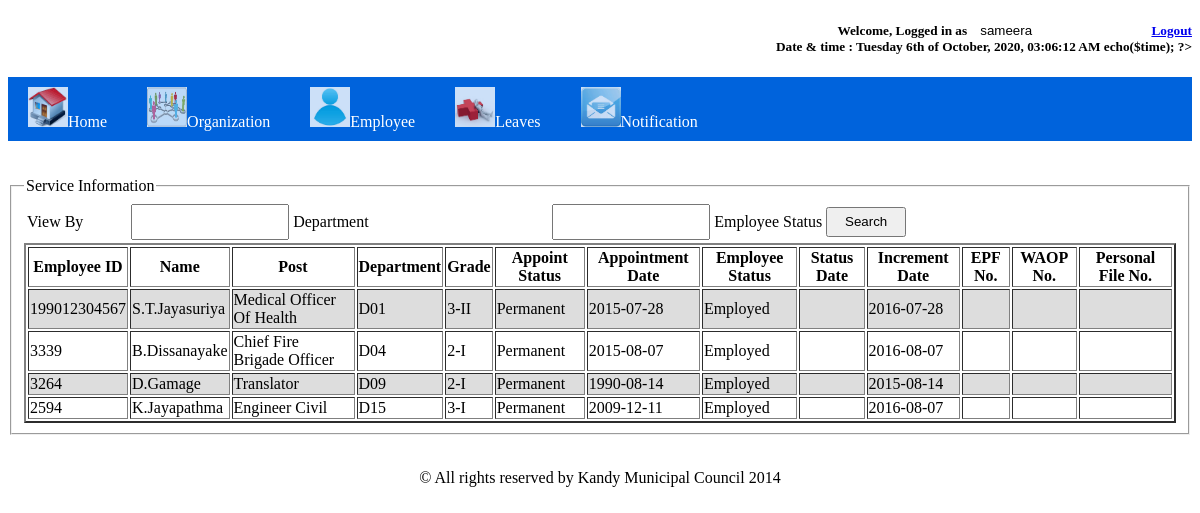
The app's page /user/vi_emp_service.php (signed in) with its own data.
### tables this page shows
CREATE TABLE `tbl_employee` (
  `emp_id` bigint(12) NOT NULL,
  `emp_name` varchar(100) NOT NULL,
  `emp_initials` varchar(200) NOT NULL,
  `emp_gender` tinyint(4) NOT NULL,
  `emp_dob` date NOT NULL,
  `emp_nic` varchar(11) NOT NULL,
  `emp_marit_status` tinyint(4) NOT NULL,
  `dep_id` varchar(11) NOT NULL,
  `emp_inc_date` date NOT NULL,
  `job_id` varchar(50) NOT NULL,
  `emp_appoint_status` varchar(20) NOT NULL,
  `emp_appoint_date` date NOT NULL,
  `job_grade` varchar(10) NOT NULL,
  `emp_status` varchar(12) NOT NULL,
  `emp_address` varchar(150) NOT NULL,
  `emp_home_phone` int(12) DEFAULT NULL,
  `emp_mobile` int(12) NOT NULL,
  `emp_email` varchar(50) DEFAULT NULL,
  `emp_title` varchar(5) NOT NULL,
  `emp_trans_app1` int(11) DEFAULT NULL,
  `emp_trans_app2` int(11) DEFAULT NULL,
  `emp_trans_app3` int(11) DEFAULT NULL,
  PRIMARY KEY (`emp_id`),
  UNIQUE KEY `emp_nic` (`emp_nic`),
  KEY `job_id` (`job_id`),
  KEY `dep_id` (`dep_id`),
  KEY `dep_id_2` (`dep_id`),
  KEY `job_id_2` (`job_id`),
  KEY `dep_id_3` (`dep_id`)
);

### user/vi_emp_service.php (the view, shortened to what this page needs)
<!DOCTYPE html PUBLIC "-//W3C//DTD XHTML 1.0 Transitional//EN" "http://www.w3.org/TR/xhtml1/DTD/xhtml1-transitional.dtd">
<html xmlns="http://www.w3.org/1999/xhtml">
<head>
    <link rel="stylesheet" type="text/css" href="css/menu.css"/>
</head>
    <body background="../images/icons/header.jpg">
          <?php
          require_once 'menu.php';
          ?>
    <fieldset style="">
    <legend>Service Information</legend>
    <table width="100%">
        <form method="post" action="vi_emp_service.php">
            <tr><td><label style="">View By</label></td>
        <td><input type="text" id="txtdep_search" name="txtdep_search" style="width: 150px; height: 30px"/>
            <label>Department</label></td>
        <td><input type="text" id="txtemp_stat_search" name="txtemp_stat_search" style="width: 150px; height: 30px"/>
            <label>Employee Status</label>
            <input type="submit" value="Search" name="btnsearch" style="width: 80px; height: 30px"/>
        </td>
   </tr>
    </form>
</table>
    <?php
    $dbobj = new dbConnection();
    $con = $dbobj->getCon();
    $search_dep=@$_POST["txtdep_search"];
    $search_stat=@$_POST["txtemp_stat_search"];
    $sql="SELECT * FROM tbl_employee where dep_id like '%$search_dep%' AND emp_status like '%$search_stat%'";
    $result=mysqli_query($con,$sql);
    echo "<table border='2' width='100%' id='result_table' contenteditable='false'>
<tr>
        <th><label>Employee ID</label></th>
	<th><label>Name</label></th>
	<th><label>Post<label/></td>
	<th><label>Department</label></th>
	<th><label>Grade</label></th>
	<th><label>Appoint Status</label></th>
        <th><label>Appointment Date</label></th>
        <th><label>Employee Status</label></th>
        <th><label>Status Date</label></th>
        <th><label>Increment Date</label></th>
        <th><label>EPF No.</label></th>
        <th><label>WAOP No.</label></th>
        <th><label>Personal File No.</label></th>
</tr>";
    while($row = mysqli_fetch_array($result)) {
        echo "<tr>";
        echo "<td>" . $row['emp_id'] . "</td>";
        echo "<td>" . $row['emp_name'] . "</td>";
        echo "<td>" . $row['job_id'] . "</td>";
        echo "<td>" . $row['dep_id'] . "</td>";
        echo "<td>" . $row['job_grade'] . "</td>";
        echo "<td>" . $row['emp_appoint_status'] . "</td>";
        echo "<td>" . $row['emp_appoint_date'] . "</td>";
        echo "<td>" . $row['emp_status'] . "</td>";
        echo "<td>" . $row['emp_status_date'] . "</td>";
        echo "<td>" . $row['emp_inc_date'] . "</td>";
        echo "<td>" . $row['emp_epf_no'] . "</td>";
        echo "<td>" . $row['emp_waop_no'] . "</td>";
        echo "<td>" . $row['emp_pfno'] . "</td>";
        echo "</tr>";
    }
    echo "</table>";
            ?><p align="center"><?php echo 'No record found';?></p>
</fieldset>
<br/>
<footer>
  <p align="center">&copy; All rights reserved by Kandy Municipal Council 2014</p>
</footer>
</body>
</html>

### css/menu.css (style rules this page uses)
html { background: url(images/agriculture-waste-water-adobestock_86772407.jpeg) no-repeat center center fixed; -webkit-background-size: cover; -moz-background-size: cover; -o-background-size: cover; background-size: cover; }

### user/vi_emp_service.php (style rules this page uses)
tr:nth-child(even) { background: #DDD }
tr:nth-child(odd) { background: #FFF }

### records on screen
tbl_employee: emp_id "199012304567", emp_name "S.T.Jayasuriya", job "Medical Officer Of Health", dep "D01", job_grade "3-II", emp_appoint_status "Permanent", emp_appoint_date "2015-07-28", emp_status "Employed", emp_inc_date "2016-07-28"
tbl_employee: emp_id "3339", emp_name "B.Dissanayake", job "Chief Fire Brigade Officer", dep "D04", job_grade "2-I", emp_appoint_status "Permanent", emp_appoint_date "2015-08-07", emp_status "Employed", emp_inc_date "2016-08-07"
tbl_employee: emp_id "3264", emp_name "D.Gamage", job "Translator", dep "D09", job_grade "2-I", emp_appoint_status "Permanent", emp_appoint_date "1990-08-14", emp_status "Employed", emp_inc_date "2015-08-14"
tbl_employee: emp_id "2594", emp_name "K.Jayapathma", job "Engineer Civil", dep "D15", job_grade "3-I", emp_appoint_status "Permanent", emp_appoint_date "2009-12-11", emp_status "Employed", emp_inc_date "2016-08-07"
